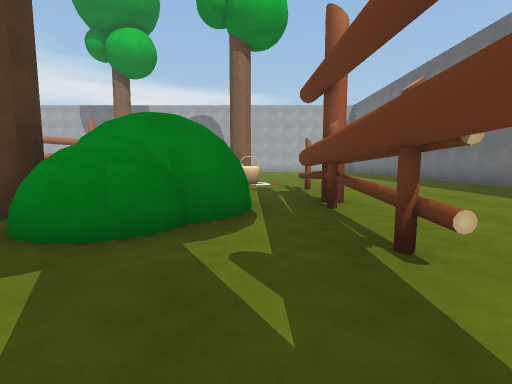
[1] (above)

23 first-person views from a walk through a 3-D level made in the Unity game engine. The camera is 1.3 m above the floor, tilts 6° down and sees 85° across. The floor is counted in squares, 1.8 m on a side. Each view is taken from the middle of a square. On the plan, view 1 faces up. The plan holds only what a view shows up to about 10 squares ahead; the rest is blank. The place goes on beyond the plan. The player is left out. Some animated figures are left out. Some surface patterns are stand-ins.

[2]
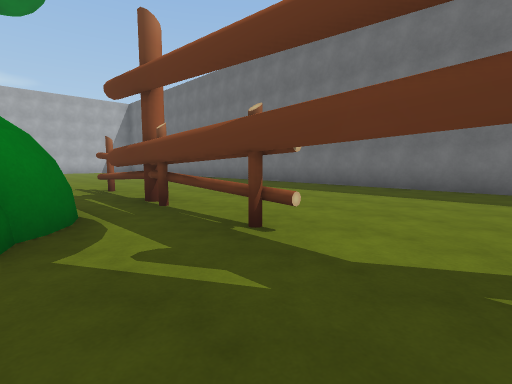

[3]
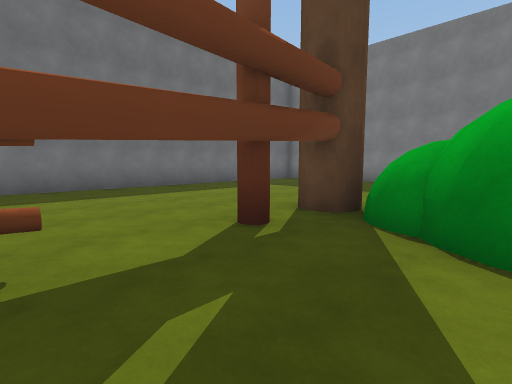

[4]
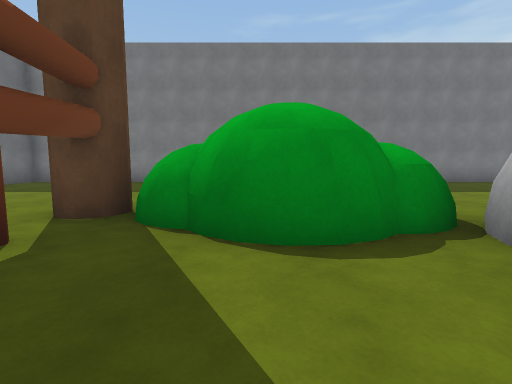

[5]
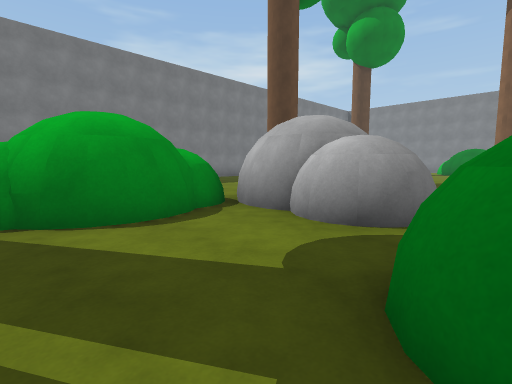

[6]
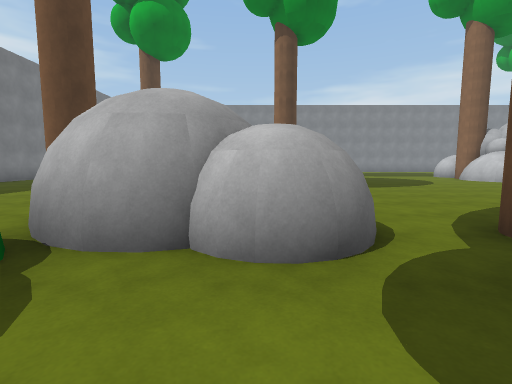

[7]
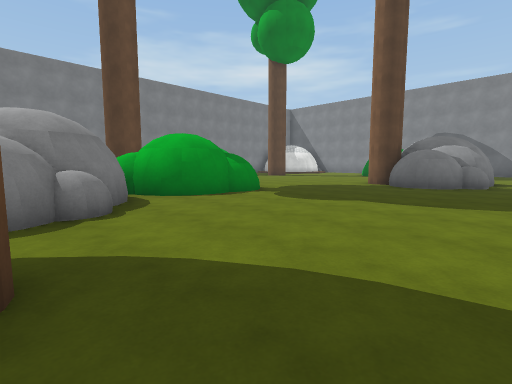

[8]
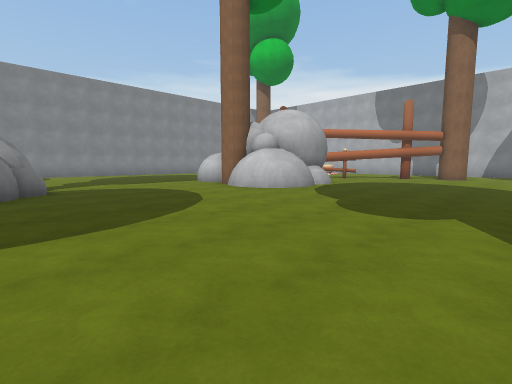

[9]
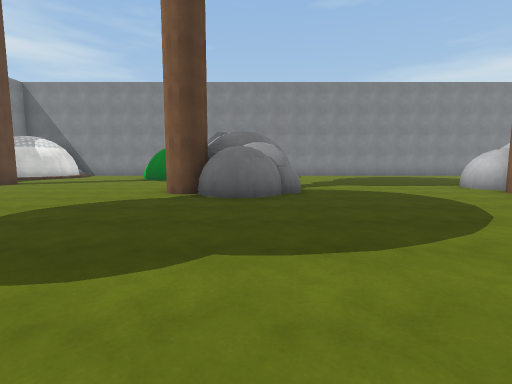

[10]
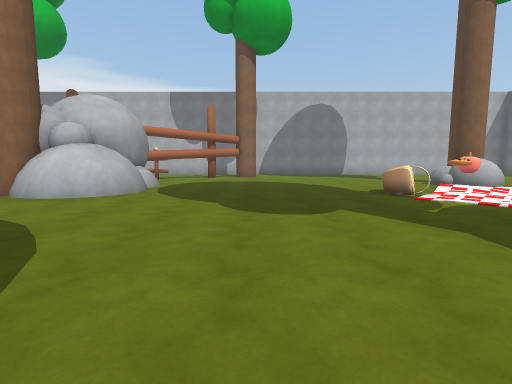

[11]
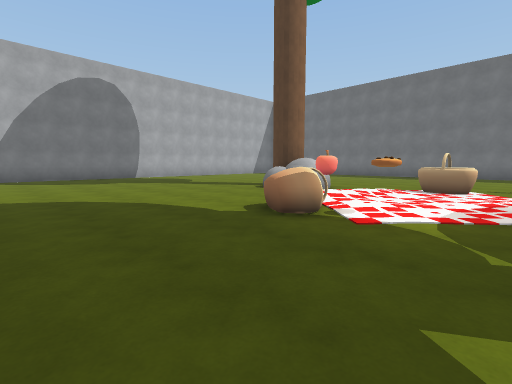

[12]
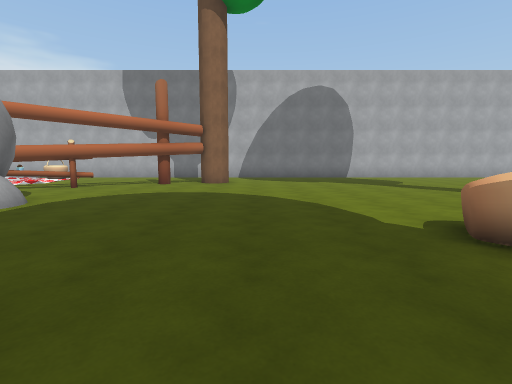

[13]
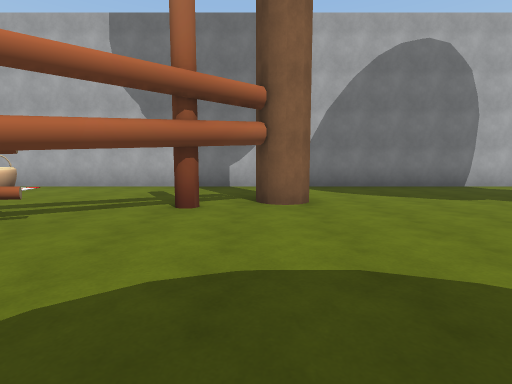

[14]
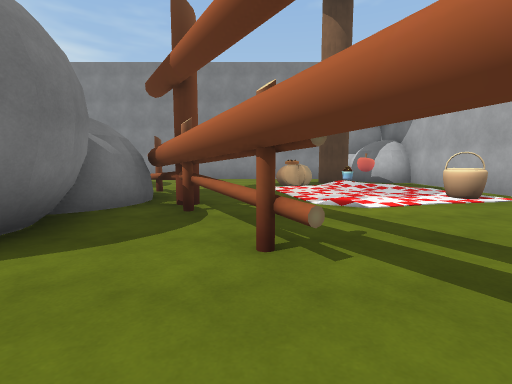

[15]
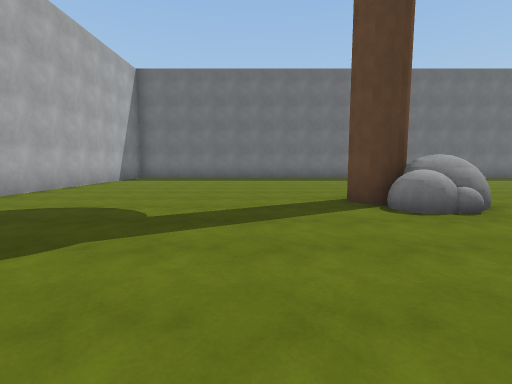

[16]
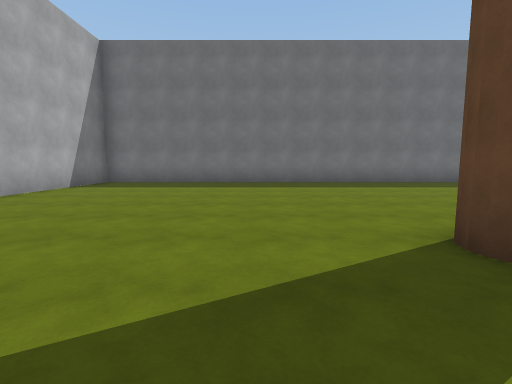

[17]
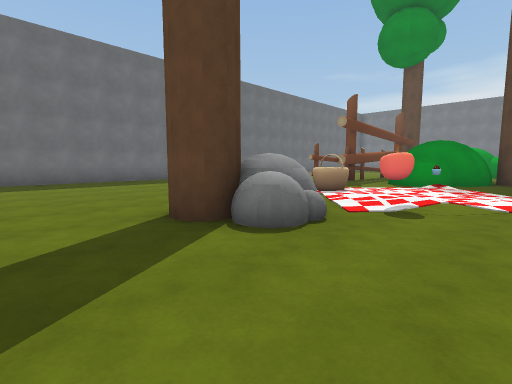

[18]
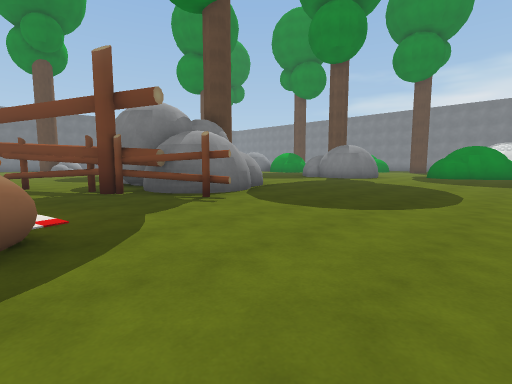

[19]
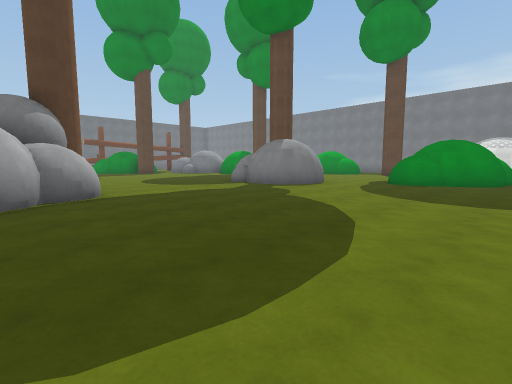

[20]
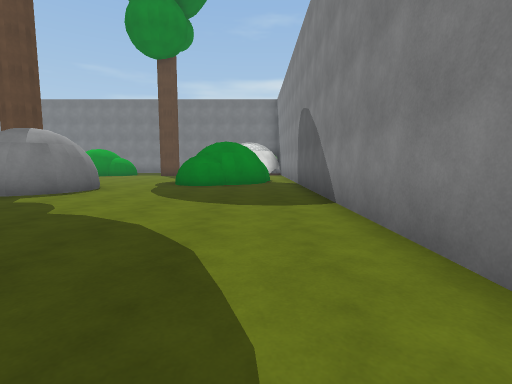

[21]
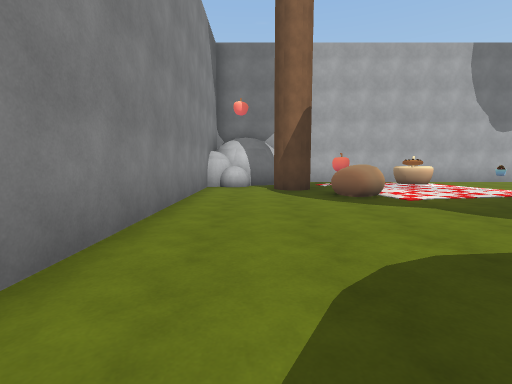

[22]
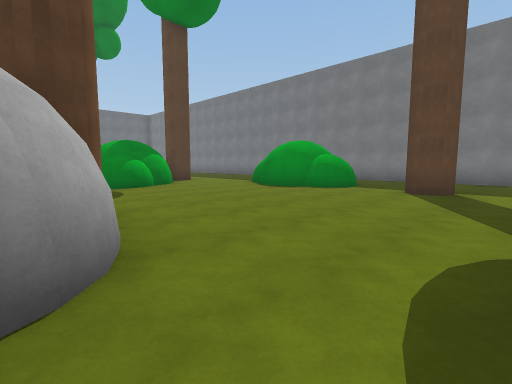

[23]
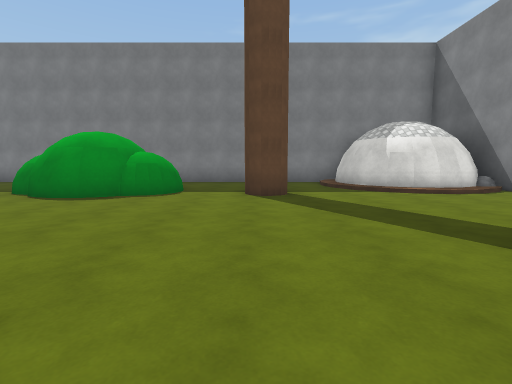

### Floor plan
Key: @ floor where view 1 was taken; # wall or solid block; x gap in a wall; . main floor; : floor 0.25 m higher than the main floor; / step, stairs or slope; = window, fence, low wall or low ledge; ^ raised ledge; B basket; T tree; R rock; G grey ball; A apple; H thing the floor can be seen under or through; O other object.
Columns run from 23 left of view 1 to 8 right of it. Each row starts with its distance up from view 1.
 22    ############################
 21   ##........... ...............
 20 ###../.B.......................
 19 #G.T/A.........................
 18 #....:..O.....TT...............
 17 #...BB.......#.................
 16 #.........HH...................
 15 #.......#OH....................#
 14 #......O#HH...........T........#
 13 #.....RRR###.........RT........#
 12  ......R   ##.........R........
 11  ......RRR###.....BB/A.........
 10  .......RT##......B....B.......#
  9 #..................O...B.......#
  8 #....................O..#......#
  7 #.................... ..=..... #
  6 #....................##.#......#
  5 #.......RR..........## .#......#
  4 #......RRRR........T###x#......#
  3 #......RRTR..........##.=......#
  2 #..##....T........G#....#......#
  1 #.## .............###...#......#
  0   #  .........######...@.......#
 -1     ..........##########.......#
 -2    ............#  ..   #T......#
 -3   ............  T...    .......#
 -4  ......T..###.  ...      ......#
 -5 #/##...T.^###^....         ..
 -6 #####.....   ....           ..
 -7     #.....   ....            ..#
 -8      .....    ..              .#
 -9       ##

Positions as (right, up) in squares from view 1, and headings:
1: (0, 0), facing up
2: (-1, 0), facing up-right
3: (-1, 2), facing down-right
4: (-1, 2), facing down
5: (0, 3), facing down-left
6: (-1, 1), facing left
7: (-4, 6), facing down-left
8: (-6, 4), facing up-left
9: (-7, 4), facing left
10: (-8, 4), facing up
11: (-8, 8), facing up-right
12: (-7, 8), facing up
13: (-9, 13), facing up
14: (-10, 16), facing left
15: (-6, 16), facing right
16: (-3, 16), facing right
17: (-4, 16), facing down-right
18: (-22, 17), facing down-right
19: (-22, 12), facing down-right
20: (-21, 11), facing down
21: (-21, 11), facing up
22: (-18, 3), facing down-right
23: (-16, 2), facing down
